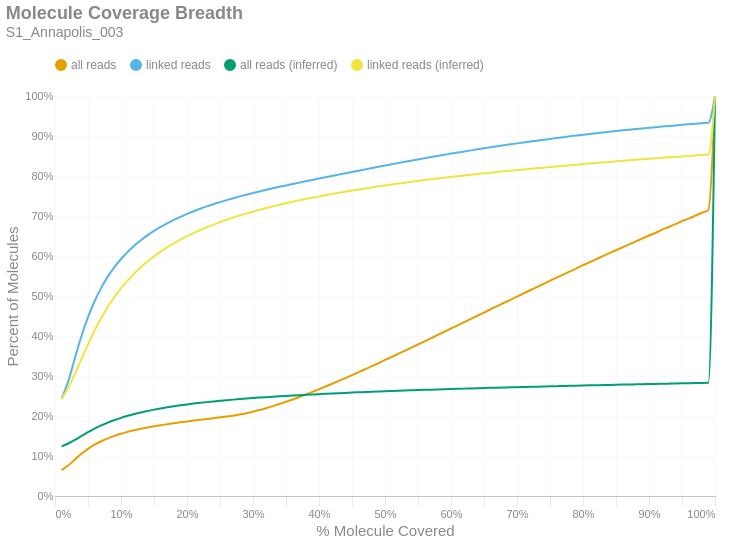

The notebook cell this image was saved under:
### Markdown cell above
### Molecule Read Coverage
This chart shows molecule coverage breadth as computed by the number of bases aligned to that molecule. In other words, "*how much of each unique long molecule is actually sequenced/aligned?*" Keep in mind there is a distinction between sequences and alignments, since some sequences belonging to a particular molecule may not align well and wouldn't appear in the alignment data. This chart also shows molecule coverage breadth as computed by the *inferred fragment* from which the aligned sequences originate. Unlike read coverage, this calculation takes into account the total insert size, including unsequenced gaps between the forward and reverse reads. Like the previous figures, these are cumulative percents.

### Code cell
if SKIPLR:
    print_html(f"Skipped")
else:
    binned_df = consolidated_hist(valids['coverage_bp'], mask, 0.01, True)
    binned_df_inf = consolidated_hist(valids['coverage_inserts'], mask, 0.01, True)
    binned_df = binned_df.with_columns(pl.lit(binned_df_inf['all reads (cumsum)']).alias('all reads (inferred)'))
    binned_df = binned_df.with_columns(pl.lit(binned_df_inf['linked reads (cumsum)']).alias('linked reads (inferred)'))
    binned_df = binned_df.with_columns(
        (pl.col('bin').cast(pl.Float64) + 0.01).alias('right_edge')
    )

    with SafeRender(binned_df):
        (
            density_plot(binned_df, 'Molecule Coverage Breadth', samplename, 'molcov', ['all reads (inferred)','linked reads (inferred)'])
            .encode(
                #x=alt.X('bin:Q', title="% Molecule Covered").axis(format = '%').scale(padding=0),
                x=alt.X('right_edge:Q', title="% Molecule Covered").axis(format='%').scale(padding=0),
                y=alt.Y('value:Q', title='Percent of Molecules')
                    .axis(format='%')
                    .stack(False)
                    .scale(domainMin=0, padding=0),
                color=alt.Color("key:N").scale(domain = ["all reads", "linked reads", "all reads (inferred)", "linked reads (inferred)"]),
                tooltip = [
                    alt.Tooltip("key:N", title = "Data Type"),
                    alt.Tooltip("range_label:N", title="% Molecule Covered"),
                    alt.Tooltip("value:Q", format = ".2%", title="% Molecules")
                ]
            )
        ).display()

### Figure 1 — Vega-Lite specification as saved in the notebook (floating-point values rounded to 4 significant figures)
{"width": "container", "height": 400, "config": {"title": {"anchor": "start", "dy": -15, "fontSize": 18, "color": "#888888", "subtitleColor": "#888888", "subtitleFontSize": 14}, "arc": {"fill": "#0072B2"}, "axis": {"domainColor": "#888888", "domainWidth": 0.5, "gridWidth": 0.2, "grid": false, "titleFontWeight": 400, "titleFontSize": 15, "labelFontSize": 11, "labelColor": "#888888", "tickColor": "#888888", "tickWidth": 0.2, "titleColor": "#888888"}, "axisBand": {"grid": false}, "axisX": {"grid": true, "tickSize": 10, "domainCap": "round"}, "axisY": {"domain": false, "grid": true, "tickSize": 0, "domainCap": "round"}, "background": "transparent", "header": {"labelFontSize": 15, "labelColor": "#888888", "titleFontSize": 15, "titleFontWeight": 600, "titleColor": "#888888"}, "legend": {"labelFont": "sans-serif", "labelFontSize": 12, "labelColor": "#888888", "symbolSize": 100, "symbolType": "circle", "titleFontSize": 12, "titlePadding": 10, "titleColor": "#888888", "title": null, "orient": "top"}, "range": {"category": ["#E69F00", "#56B4E9", "#009E73", "#F0E442", "#0072B2", "#D55E00", "#CC79A7", "#000000"], "diverging": ["#cfe8f3", "#a2d4ec", "#73bfe2", "#46abdb", "#1696d2", "#12719e"]}, "area": {"fill": "#0072B2", "fillOpacity": 0.7, "line": true, "strokeOpacity": 0.7}, "line": {"color": "#0072B2", "stroke": "#0072B2", "strokeWidth": 2}, "trail": {"color": "#0072B2", "stroke": "#0072B2", "strokeWidth": 0, "size": 1}, "point": {"filled": true, "fillOpacity": 1.0, "size": 95}, "text": {"color": "#888888", "fontSize": 11, "align": "right", "fontWeight": 400, "size": 11}, "bar": {"fill": "#0072B2", "stroke": null}, "view": {"stroke": null, "continuousWidth": 660, "continuousHeight": 400}}, "data": {"name": "data-7a03460217a7edcbdae15908ed5d087f"}, "mark": {"type": "line", "interpolate": "monotone", "point": {"opacity": 0, "size": 275}}, "encoding": {"color": {"field": "key", "scale": {"domain": ["all reads", "linked reads", "all reads (inferred)", "linked reads (inferred)"]}, "type": "nominal"}, "tooltip": [{"field": "key", "title": "Data Type", "type": "nominal"}, {"field": "range_label", "title": "% Molecule Covered", "type": "nominal"}, {"field": "value", "format": ".2%", "title": "% Molecules", "type": "quantitative"}], "x": {"axis": {"format": "%"}, "field": "right_edge", "scale": {"padding": 0}, "title": "% Molecule Covered", "type": "quantitative"}, "y": {"axis": {"format": "%"}, "field": "value", "scale": {"domainMin": 0, "padding": 0}, "stack": false, "title": "Percent of Molecules", "type": "quantitative"}}, "params": [{"name": "param_c36ac31b6afebe62", "select": {"type": "point", "fields": ["key"]}, "bind": "legend"}], "title": {"text": "Molecule Coverage Breadth", "subtitle": "S1_Annapolis_003"}, "transform": [{"fold": ["all reads (cumsum)", "linked reads (cumsum)", "all reads (inferred)", "linked reads (inferred)"]}, {"calculate": "replace(datum.key, ' (cumsum)', '')", "as": "key"}, {"filter": {"param": "param_c36ac31b6afebe62"}}], "usermeta": {"embedOptions": {"downloadFileName": "S1_Annapolis_003.molcov"}}, "$schema": "https://vega.github.io/schema/vega-lite/v6.1.0.json", "datasets": {"data-7a03460217a7edcbdae15908ed5d087f": [{"bin": "0.0", "interval": "0.0-0.01", "all reads": 0.06467, "linked reads": 0.243, "all reads (cumsum)": 0.06467, "linked reads (cumsum)": 0.243, "range_label": "0.0-0.01", "all reads (inferred)": 0.1239, "linked reads (inferred)": 0.2427, "right_edge": 0.01}, {"bin": "0.01", "interval": "0.01-0.02", "all reads": 0.01149, "linked reads": 0.04359, "all reads (cumsum)": 0.07616, "linked reads (cumsum)": 0.2865, "range_label": "0.01-0.02", "all reads (inferred)": 0.1313, "linked reads (inferred)": 0.2707, "right_edge": 0.02}, {"bin": "0.02", "interval": "0.02-0.03", "all reads": 0.01492, "linked reads": 0.05737, "all reads (cumsum)": 0.09109, "linked reads (cumsum)": 0.3439, "range_label": "0.02-0.03", "all reads (inferred)": 0.1402, "linked reads (inferred)": 0.3047, "right_edge": 0.03}, {"bin": "0.03", "interval": "0.03-0.04", "all reads": 0.01439, "linked reads": 0.05538, "all reads (cumsum)": 0.1055, "linked reads (cumsum)": 0.3993, "range_label": "0.03-0.04", "all reads (inferred)": 0.1499, "linked reads (inferred)": 0.3422, "right_edge": 0.04}, {"bin": "0.04", "interval": "0.04-0.05", "all reads": 0.0124, "linked reads": 0.04783, "all reads (cumsum)": 0.1179, "linked reads (cumsum)": 0.4471, "range_label": "0.04-0.05", "all reads (inferred)": 0.1595, "linked reads (inferred)": 0.3792, "right_edge": 0.05}, {"bin": "0.05", "interval": "0.05-0.06", "all reads": 0.01033, "linked reads": 0.03981, "all reads (cumsum)": 0.1282, "linked reads (cumsum)": 0.4869, "range_label": "0.05-0.06", "all reads (inferred)": 0.1684, "linked reads (inferred)": 0.4137, "right_edge": 0.06}, {"bin": "0.06", "interval": "0.06-0.07", "all reads": 0.008667, "linked reads": 0.03343, "all reads (cumsum)": 0.1369, "linked reads (cumsum)": 0.5204, "range_label": "0.06-0.07", "all reads (inferred)": 0.1764, "linked reads (inferred)": 0.4448, "right_edge": 0.07}, {"bin": "0.07", "interval": "0.07-0.08", "all reads": 0.007286, "linked reads": 0.02809, "all reads (cumsum)": 0.1442, "linked reads (cumsum)": 0.5485, "range_label": "0.07-0.08", "all reads (inferred)": 0.1835, "linked reads (inferred)": 0.4725, "right_edge": 0.08}, {"bin": "0.08", "interval": "0.08-0.09", "all reads": 0.00619, "linked reads": 0.02378, "all reads (cumsum)": 0.1504, "linked reads (cumsum)": 0.5722, "range_label": "0.08-0.09", "all reads (inferred)": 0.1898, "linked reads (inferred)": 0.4973, "right_edge": 0.09}, {"bin": "0.09", "interval": "0.09-0.1", "all reads": 0.005301, "linked reads": 0.0203, "all reads (cumsum)": 0.1557, "linked reads (cumsum)": 0.5925, "range_label": "0.09-0.1", "all reads (inferred)": 0.1954, "linked reads (inferred)": 0.519, "right_edge": 0.1}, {"bin": "0.1", "interval": "0.1-0.11", "all reads": 0.004628, "linked reads": 0.01765, "all reads (cumsum)": 0.1603, "linked reads (cumsum)": 0.6102, "range_label": "0.1-0.11", "all reads (inferred)": 0.2004, "linked reads (inferred)": 0.5385, "right_edge": 0.11}, {"bin": "0.11", "interval": "0.11-0.12", "all reads": 0.004031, "linked reads": 0.01534, "all reads (cumsum)": 0.1643, "linked reads (cumsum)": 0.6255, "range_label": "0.11-0.12", "all reads (inferred)": 0.2049, "linked reads (inferred)": 0.556, "right_edge": 0.12}, {"bin": "0.12", "interval": "0.12-0.13", "all reads": 0.003645, "linked reads": 0.01383, "all reads (cumsum)": 0.168, "linked reads (cumsum)": 0.6393, "range_label": "0.12-0.13", "all reads (inferred)": 0.2089, "linked reads (inferred)": 0.5717, "right_edge": 0.13}, {"bin": "0.13", "interval": "0.13-0.14", "all reads": 0.003256, "linked reads": 0.01227, "all reads (cumsum)": 0.1712, "linked reads (cumsum)": 0.6516, "range_label": "0.13-0.14", "all reads (inferred)": 0.2126, "linked reads (inferred)": 0.586, "right_edge": 0.14}, {"bin": "0.14", "interval": "0.14-0.15", "all reads": 0.00297, "linked reads": 0.01102, "all reads (cumsum)": 0.1742, "linked reads (cumsum)": 0.6626, "range_label": "0.14-0.15", "all reads (inferred)": 0.216, "linked reads (inferred)": 0.599, "right_edge": 0.15}, {"bin": "0.15", "interval": "0.15-0.16", "all reads": 0.002729, "linked reads": 0.01, "all reads (cumsum)": 0.1769, "linked reads (cumsum)": 0.6726, "range_label": "0.15-0.16", "all reads (inferred)": 0.219, "linked reads (inferred)": 0.6109, "right_edge": 0.16}, {"bin": "0.16", "interval": "0.16-0.17", "all reads": 0.002526, "linked reads": 0.009084, "all reads (cumsum)": 0.1794, "linked reads (cumsum)": 0.6817, "range_label": "0.16-0.17", "all reads (inferred)": 0.2218, "linked reads (inferred)": 0.6217, "right_edge": 0.17}, {"bin": "0.17", "interval": "0.17-0.18", "all reads": 0.002457, "linked reads": 0.008586, "all reads (cumsum)": 0.1819, "linked reads (cumsum)": 0.6903, "range_label": "0.17-0.18", "all reads (inferred)": 0.2243, "linked reads (inferred)": 0.6316, "right_edge": 0.18}, {"bin": "0.18", "interval": "0.18-0.19", "all reads": 0.002282, "linked reads": 0.007717, "all reads (cumsum)": 0.1842, "linked reads (cumsum)": 0.698, "range_label": "0.18-0.19", "all reads (inferred)": 0.2267, "linked reads (inferred)": 0.6408, "right_edge": 0.19}, {"bin": "0.19", "interval": "0.19-0.2", "all reads": 0.002199, "linked reads": 0.0072, "all reads (cumsum)": 0.1864, "linked reads (cumsum)": 0.7052, "range_label": "0.19-0.2", "all reads (inferred)": 0.2289, "linked reads (inferred)": 0.6494, "right_edge": 0.2}, {"bin": "0.2", "interval": "0.2-0.21", "all reads": 0.002108, "linked reads": 0.006636, "all reads (cumsum)": 0.1885, "linked reads (cumsum)": 0.7119, "range_label": "0.2-0.21", "all reads (inferred)": 0.231, "linked reads (inferred)": 0.6574, "right_edge": 0.21}, {"bin": "0.21", "interval": "0.21-0.22", "all reads": 0.002064, "linked reads": 0.006274, "all reads (cumsum)": 0.1905, "linked reads (cumsum)": 0.7181, "range_label": "0.21-0.22", "all reads (inferred)": 0.2329, "linked reads (inferred)": 0.6649, "right_edge": 0.22}, {"bin": "0.22", "interval": "0.22-0.23", "all reads": 0.002025, "linked reads": 0.005825, "all reads (cumsum)": 0.1926, "linked reads (cumsum)": 0.724, "range_label": "0.22-0.23", "all reads (inferred)": 0.2347, "linked reads (inferred)": 0.6718, "right_edge": 0.23}, {"bin": "0.23", "interval": "0.23-0.24", "all reads": 0.002026, "linked reads": 0.005565, "all reads (cumsum)": 0.1946, "linked reads (cumsum)": 0.7295, "range_label": "0.23-0.24", "all reads (inferred)": 0.2364, "linked reads (inferred)": 0.6784, "right_edge": 0.24}, {"bin": "0.24", "interval": "0.24-0.25", "all reads": 0.001996, "linked reads": 0.005175, "all reads (cumsum)": 0.1966, "linked reads (cumsum)": 0.7347, "range_label": "0.24-0.25", "all reads (inferred)": 0.238, "linked reads (inferred)": 0.6846, "right_edge": 0.25}, {"bin": "0.25", "interval": "0.25-0.26", "all reads": 0.002043, "linked reads": 0.005003, "all reads (cumsum)": 0.1986, "linked reads (cumsum)": 0.7397, "range_label": "0.25-0.26", "all reads (inferred)": 0.2395, "linked reads (inferred)": 0.6905, "right_edge": 0.26}, {"bin": "0.26", "interval": "0.26-0.27", "all reads": 0.002225, "linked reads": 0.004746, "all reads (cumsum)": 0.2009, "linked reads (cumsum)": 0.7444, "range_label": "0.26-0.27", "all reads (inferred)": 0.2409, "linked reads (inferred)": 0.696, "right_edge": 0.27}, {"bin": "0.27", "interval": "0.27-0.28", "all reads": 0.002679, "linked reads": 0.004527, "all reads (cumsum)": 0.2035, "linked reads (cumsum)": 0.749, "range_label": "0.27-0.28", "all reads (inferred)": 0.2423, "linked reads (inferred)": 0.7012, "right_edge": 0.28}, {"bin": "0.28", "interval": "0.28-0.29", "all reads": 0.003252, "linked reads": 0.004359, "all reads (cumsum)": 0.2068, "linked reads (cumsum)": 0.7533, "range_label": "0.28-0.29", "all reads (inferred)": 0.2436, "linked reads (inferred)": 0.7062, "right_edge": 0.29}, {"bin": "0.29", "interval": "0.29-0.3", "all reads": 0.00382, "linked reads": 0.004152, "all reads (cumsum)": 0.2106, "linked reads (cumsum)": 0.7575, "range_label": "0.29-0.3", "all reads (inferred)": 0.2448, "linked reads (inferred)": 0.7109, "right_edge": 0.3}, {"bin": "0.3", "interval": "0.3-0.31", "all reads": 0.004246, "linked reads": 0.003998, "all reads (cumsum)": 0.2149, "linked reads (cumsum)": 0.7615, "range_label": "0.3-0.31", "all reads (inferred)": 0.246, "linked reads (inferred)": 0.7155, "right_edge": 0.31}, {"bin": "0.31", "interval": "0.31-0.32", "all reads": 0.004689, "linked reads": 0.003948, "all reads (cumsum)": 0.2196, "linked reads (cumsum)": 0.7654, "range_label": "0.31-0.32", "all reads (inferred)": 0.2471, "linked reads (inferred)": 0.7198, "right_edge": 0.32}, {"bin": "0.32", "interval": "0.32-0.33", "all reads": 0.005037, "linked reads": 0.003738, "all reads (cumsum)": 0.2246, "linked reads (cumsum)": 0.7692, "range_label": "0.32-0.33", "all reads (inferred)": 0.2482, "linked reads (inferred)": 0.724, "right_edge": 0.33}, {"bin": "0.33", "interval": "0.33-0.34", "all reads": 0.005302, "linked reads": 0.003705, "all reads (cumsum)": 0.2299, "linked reads (cumsum)": 0.7729, "range_label": "0.33-0.34", "all reads (inferred)": 0.2492, "linked reads (inferred)": 0.728, "right_edge": 0.34}, {"bin": "0.34", "interval": "0.34-0.35", "all reads": 0.005598, "linked reads": 0.003609, "all reads (cumsum)": 0.2355, "linked reads (cumsum)": 0.7765, "range_label": "0.34-0.35", "all reads (inferred)": 0.2502, "linked reads (inferred)": 0.7319, "right_edge": 0.35}, {"bin": "0.35", "interval": "0.35-0.36", "all reads": 0.005851, "linked reads": 0.003492, "all reads (cumsum)": 0.2413, "linked reads (cumsum)": 0.78, "range_label": "0.35-0.36", "all reads (inferred)": 0.2512, "linked reads (inferred)": 0.7356, "right_edge": 0.36}, {"bin": "0.36", "interval": "0.36-0.37", "all reads": 0.006064, "linked reads": 0.003503, "all reads (cumsum)": 0.2474, "linked reads (cumsum)": 0.7835, "range_label": "0.36-0.37", "all reads (inferred)": 0.2521, "linked reads (inferred)": 0.7391, "right_edge": 0.37}, {"bin": "0.37", "interval": "0.37-0.38", "all reads": 0.006336, "linked reads": 0.003426, "all reads (cumsum)": 0.2537, "linked reads (cumsum)": 0.7869, "range_label": "0.37-0.38", "all reads (inferred)": 0.253, "linked reads (inferred)": 0.7425, "right_edge": 0.38}, {"bin": "0.38", "interval": "0.38-0.39", "all reads": 0.006466, "linked reads": 0.003317, "all reads (cumsum)": 0.2602, "linked reads (cumsum)": 0.7902, "range_label": "0.38-0.39", "all reads (inferred)": 0.2538, "linked reads (inferred)": 0.7458, "right_edge": 0.39}, {"bin": "0.39", "interval": "0.39-0.4", "all reads": 0.006763, "linked reads": 0.003414, "all reads (cumsum)": 0.267, "linked reads (cumsum)": 0.7936, "range_label": "0.39-0.4", "all reads (inferred)": 0.2547, "linked reads (inferred)": 0.749, "right_edge": 0.4}, {"bin": "0.4", "interval": "0.4-0.41", "all reads": 0.006678, "linked reads": 0.003258, "all reads (cumsum)": 0.2736, "linked reads (cumsum)": 0.7969, "range_label": "0.4-0.41", "all reads (inferred)": 0.2555, "linked reads (inferred)": 0.7521, "right_edge": 0.41}, {"bin": "0.41", "interval": "0.41-0.42", "all reads": 0.00693, "linked reads": 0.003319, "all reads (cumsum)": 0.2806, "linked reads (cumsum)": 0.8002, "range_label": "0.41-0.42", "all reads (inferred)": 0.2563, "linked reads (inferred)": 0.7551, "right_edge": 0.42}, {"bin": "0.42", "interval": "0.42-0.43", "all reads": 0.007089, "linked reads": 0.003241, "all reads (cumsum)": 0.2877, "linked reads (cumsum)": 0.8035, "range_label": "0.42-0.43", "all reads (inferred)": 0.257, "linked reads (inferred)": 0.7581, "right_edge": 0.43}, {"bin": "0.43", "interval": "0.43-0.44", "all reads": 0.007175, "linked reads": 0.003332, "all reads (cumsum)": 0.2948, "linked reads (cumsum)": 0.8068, "range_label": "0.43-0.44", "all reads (inferred)": 0.2578, "linked reads (inferred)": 0.7609, "right_edge": 0.44}, {"bin": "0.44", "interval": "0.44-0.45", "all reads": 0.007299, "linked reads": 0.003307, "all reads (cumsum)": 0.3021, "linked reads (cumsum)": 0.8101, "range_label": "0.44-0.45", "all reads (inferred)": 0.2585, "linked reads (inferred)": 0.7636, "right_edge": 0.45}, {"bin": "0.45", "interval": "0.45-0.46", "all reads": 0.007419, "linked reads": 0.00327, "all reads (cumsum)": 0.3096, "linked reads (cumsum)": 0.8134, "range_label": "0.45-0.46", "all reads (inferred)": 0.2592, "linked reads (inferred)": 0.7663, "right_edge": 0.46}, {"bin": "0.46", "interval": "0.46-0.47", "all reads": 0.007357, "linked reads": 0.003161, "all reads (cumsum)": 0.3169, "linked reads (cumsum)": 0.8165, "range_label": "0.46-0.47", "all reads (inferred)": 0.2599, "linked reads (inferred)": 0.7689, "right_edge": 0.47}, {"bin": "0.47", "interval": "0.47-0.48", "all reads": 0.0076, "linked reads": 0.003213, "all reads (cumsum)": 0.3245, "linked reads (cumsum)": 0.8197, "range_label": "0.47-0.48", "all reads (inferred)": 0.2605, "linked reads (inferred)": 0.7715, "right_edge": 0.48}, {"bin": "0.48", "interval": "0.48-0.49", "all reads": 0.007399, "linked reads": 0.00317, "all reads (cumsum)": 0.3319, "linked reads (cumsum)": 0.8229, "range_label": "0.48-0.49", "all reads (inferred)": 0.2612, "linked reads (inferred)": 0.774, "right_edge": 0.49}, {"bin": "0.49", "interval": "0.49-0.5", "all reads": 0.008188, "linked reads": 0.003225, "all reads (cumsum)": 0.3401, "linked reads (cumsum)": 0.8261, "range_label": "0.49-0.5", "all reads (inferred)": 0.2618, "linked reads (inferred)": 0.7764, "right_edge": 0.5}, {"bin": "0.5", "interval": "0.5-0.51", "all reads": 0.007127, "linked reads": 0.002994, "all reads (cumsum)": 0.3472, "linked reads (cumsum)": 0.8291, "range_label": "0.5-0.51", "all reads (inferred)": 0.2625, "linked reads (inferred)": 0.7788, "right_edge": 0.51}, {"bin": "0.51", "interval": "0.51-0.52", "all reads": 0.008028, "linked reads": 0.003169, "all reads (cumsum)": 0.3553, "linked reads (cumsum)": 0.8323, "range_label": "0.51-0.52", "all reads (inferred)": 0.2631, "linked reads (inferred)": 0.7811, "right_edge": 0.52}, {"bin": "0.52", "interval": "0.52-0.53", "all reads": 0.007734, "linked reads": 0.003101, "all reads (cumsum)": 0.363, "linked reads (cumsum)": 0.8354, "range_label": "0.52-0.53", "all reads (inferred)": 0.2636, "linked reads (inferred)": 0.7833, "right_edge": 0.53}, {"bin": "0.53", "interval": "0.53-0.54", "all reads": 0.007908, "linked reads": 0.002993, "all reads (cumsum)": 0.3709, "linked reads (cumsum)": 0.8384, "range_label": "0.53-0.54", "all reads (inferred)": 0.2642, "linked reads (inferred)": 0.7854, "right_edge": 0.54}, {"bin": "0.54", "interval": "0.54-0.55", "all reads": 0.007778, "linked reads": 0.002997, "all reads (cumsum)": 0.3787, "linked reads (cumsum)": 0.8414, "range_label": "0.54-0.55", "all reads (inferred)": 0.2648, "linked reads (inferred)": 0.7876, "right_edge": 0.55}, {"bin": "0.55", "interval": "0.55-0.56", "all reads": 0.008016, "linked reads": 0.003019, "all reads (cumsum)": 0.3867, "linked reads (cumsum)": 0.8444, "range_label": "0.55-0.56", "all reads (inferred)": 0.2654, "linked reads (inferred)": 0.7897, "right_edge": 0.56}, {"bin": "0.56", "interval": "0.56-0.57", "all reads": 0.008066, "linked reads": 0.002988, "all reads (cumsum)": 0.3948, "linked reads (cumsum)": 0.8474, "range_label": "0.56-0.57", "all reads (inferred)": 0.2659, "linked reads (inferred)": 0.7918, "right_edge": 0.57}, {"bin": "0.57", "interval": "0.57-0.58", "all reads": 0.007854, "linked reads": 0.002855, "all reads (cumsum)": 0.4026, "linked reads (cumsum)": 0.8502, "range_label": "0.57-0.58", "all reads (inferred)": 0.2664, "linked reads (inferred)": 0.7937, "right_edge": 0.58}, {"bin": "0.58", "interval": "0.58-0.59", "all reads": 0.008033, "linked reads": 0.002867, "all reads (cumsum)": 0.4106, "linked reads (cumsum)": 0.8531, "range_label": "0.58-0.59", "all reads (inferred)": 0.2669, "linked reads (inferred)": 0.7957, "right_edge": 0.59}, {"bin": "0.59", "interval": "0.59-0.6", "all reads": 0.008163, "linked reads": 0.00286, "all reads (cumsum)": 0.4188, "linked reads (cumsum)": 0.856, "range_label": "0.59-0.6", "all reads (inferred)": 0.2675, "linked reads (inferred)": 0.7976, "right_edge": 0.6}, {"bin": "0.6", "interval": "0.6-0.61", "all reads": 0.007772, "linked reads": 0.00261, "all reads (cumsum)": 0.4266, "linked reads (cumsum)": 0.8586, "range_label": "0.6-0.61", "all reads (inferred)": 0.268, "linked reads (inferred)": 0.7995, "right_edge": 0.61}, {"bin": "0.61", "interval": "0.61-0.62", "all reads": 0.008127, "linked reads": 0.002769, "all reads (cumsum)": 0.4347, "linked reads (cumsum)": 0.8614, "range_label": "0.61-0.62", "all reads (inferred)": 0.2684, "linked reads (inferred)": 0.8013, "right_edge": 0.62}, {"bin": "0.62", "interval": "0.62-0.63", "all reads": 0.007959, "linked reads": 0.002717, "all reads (cumsum)": 0.4427, "linked reads (cumsum)": 0.8641, "range_label": "0.62-0.63", "all reads (inferred)": 0.2689, "linked reads (inferred)": 0.8031, "right_edge": 0.63}, {"bin": "0.63", "interval": "0.63-0.64", "all reads": 0.007984, "linked reads": 0.002689, "all reads (cumsum)": 0.4507, "linked reads (cumsum)": 0.8668, "range_label": "0.63-0.64", "all reads (inferred)": 0.2694, "linked reads (inferred)": 0.8049, "right_edge": 0.64}, {"bin": "0.64", "interval": "0.64-0.65", "all reads": 0.00797, "linked reads": 0.002564, "all reads (cumsum)": 0.4586, "linked reads (cumsum)": 0.8693, "range_label": "0.64-0.65", "all reads (inferred)": 0.2699, "linked reads (inferred)": 0.8066, "right_edge": 0.65}, {"bin": "0.65", "interval": "0.65-0.66", "all reads": 0.008264, "linked reads": 0.002598, "all reads (cumsum)": 0.4669, "linked reads (cumsum)": 0.8719, "range_label": "0.65-0.66", "all reads (inferred)": 0.2703, "linked reads (inferred)": 0.8083, "right_edge": 0.66}, {"bin": "0.66", "interval": "0.66-0.67", "all reads": 0.007826, "linked reads": 0.002356, "all reads (cumsum)": 0.4747, "linked reads (cumsum)": 0.8743, "range_label": "0.66-0.67", "all reads (inferred)": 0.2708, "linked reads (inferred)": 0.81, "right_edge": 0.67}, {"bin": "0.67", "interval": "0.67-0.68", "all reads": 0.007996, "linked reads": 0.002486, "all reads (cumsum)": 0.4827, "linked reads (cumsum)": 0.8768, "range_label": "0.67-0.68", "all reads (inferred)": 0.2712, "linked reads (inferred)": 0.8116, "right_edge": 0.68}, {"bin": "0.68", "interval": "0.68-0.69", "all reads": 0.00784, "linked reads": 0.002367, "all reads (cumsum)": 0.4905, "linked reads (cumsum)": 0.8791, "range_label": "0.68-0.69", "all reads (inferred)": 0.2716, "linked reads (inferred)": 0.8131, "right_edge": 0.69}, {"bin": "0.69", "interval": "0.69-0.7", "all reads": 0.008116, "linked reads": 0.002435, "all reads (cumsum)": 0.4987, "linked reads (cumsum)": 0.8816, "range_label": "0.69-0.7", "all reads (inferred)": 0.2721, "linked reads (inferred)": 0.8148, "right_edge": 0.7}, {"bin": "0.7", "interval": "0.7-0.71", "all reads": 0.007816, "linked reads": 0.002342, "all reads (cumsum)": 0.5065, "linked reads (cumsum)": 0.8839, "range_label": "0.7-0.71", "all reads (inferred)": 0.2725, "linked reads (inferred)": 0.8163, "right_edge": 0.71}, {"bin": "0.71", "interval": "0.71-0.72", "all reads": 0.007828, "linked reads": 0.002244, "all reads (cumsum)": 0.5143, "linked reads (cumsum)": 0.8862, "range_label": "0.71-0.72", "all reads (inferred)": 0.2729, "linked reads (inferred)": 0.8179, "right_edge": 0.72}, {"bin": "0.72", "interval": "0.72-0.73", "all reads": 0.00794, "linked reads": 0.002214, "all reads (cumsum)": 0.5222, "linked reads (cumsum)": 0.8884, "range_label": "0.72-0.73", "all reads (inferred)": 0.2733, "linked reads (inferred)": 0.8194, "right_edge": 0.73}, {"bin": "0.73", "interval": "0.73-0.74", "all reads": 0.007732, "linked reads": 0.002182, "all reads (cumsum)": 0.53, "linked reads (cumsum)": 0.8905, "range_label": "0.73-0.74", "all reads (inferred)": 0.2738, "linked reads (inferred)": 0.8209, "right_edge": 0.74}, {"bin": "0.74", "interval": "0.74-0.75", "all reads": 0.008215, "linked reads": 0.002233, "all reads (cumsum)": 0.5382, "linked reads (cumsum)": 0.8928, "range_label": "0.74-0.75", "all reads (inferred)": 0.2742, "linked reads (inferred)": 0.8224, "right_edge": 0.75}, {"bin": "0.75", "interval": "0.75-0.76", "all reads": 0.007609, "linked reads": 0.002118, "all reads (cumsum)": 0.5458, "linked reads (cumsum)": 0.8949, "range_label": "0.75-0.76", "all reads (inferred)": 0.2746, "linked reads (inferred)": 0.8239, "right_edge": 0.76}, {"bin": "0.76", "interval": "0.76-0.77", "all reads": 0.007817, "linked reads": 0.00211, "all reads (cumsum)": 0.5536, "linked reads (cumsum)": 0.897, "range_label": "0.76-0.77", "all reads (inferred)": 0.275, "linked reads (inferred)": 0.8254, "right_edge": 0.77}, {"bin": "0.77", "interval": "0.77-0.78", "all reads": 0.007716, "linked reads": 0.002109, "all reads (cumsum)": 0.5613, "linked reads (cumsum)": 0.8991, "range_label": "0.77-0.78", "all reads (inferred)": 0.2754, "linked reads (inferred)": 0.8268, "right_edge": 0.78}, {"bin": "0.78", "interval": "0.78-0.79", "all reads": 0.007642, "linked reads": 0.002006, "all reads (cumsum)": 0.569, "linked reads (cumsum)": 0.9011, "range_label": "0.78-0.79", "all reads (inferred)": 0.2758, "linked reads (inferred)": 0.8283, "right_edge": 0.79}, {"bin": "0.79", "interval": "0.79-0.8", "all reads": 0.008023, "linked reads": 0.002022, "all reads (cumsum)": 0.577, "linked reads (cumsum)": 0.9031, "range_label": "0.79-0.8", "all reads (inferred)": 0.2762, "linked reads (inferred)": 0.8297, "right_edge": 0.8}, {"bin": "0.8", "interval": "0.8-0.81", "all reads": 0.007322, "linked reads": 0.001901, "all reads (cumsum)": 0.5843, "linked reads (cumsum)": 0.905, "range_label": "0.8-0.81", "all reads (inferred)": 0.2766, "linked reads (inferred)": 0.8311, "right_edge": 0.81}, {"bin": "0.81", "interval": "0.81-0.82", "all reads": 0.00756, "linked reads": 0.001891, "all reads (cumsum)": 0.5919, "linked reads (cumsum)": 0.9069, "range_label": "0.81-0.82", "all reads (inferred)": 0.277, "linked reads (inferred)": 0.8325, "right_edge": 0.82}, {"bin": "0.82", "interval": "0.82-0.83", "all reads": 0.007644, "linked reads": 0.001843, "all reads (cumsum)": 0.5995, "linked reads (cumsum)": 0.9088, "range_label": "0.82-0.83", "all reads (inferred)": 0.2773, "linked reads (inferred)": 0.8339, "right_edge": 0.83}, {"bin": "0.83", "interval": "0.83-0.84", "all reads": 0.007545, "linked reads": 0.001791, "all reads (cumsum)": 0.6071, "linked reads (cumsum)": 0.9106, "range_label": "0.83-0.84", "all reads (inferred)": 0.2777, "linked reads (inferred)": 0.8353, "right_edge": 0.84}, {"bin": "0.84", "interval": "0.84-0.85", "all reads": 0.007386, "linked reads": 0.00176, "all reads (cumsum)": 0.6145, "linked reads (cumsum)": 0.9123, "range_label": "0.84-0.85", "all reads (inferred)": 0.2781, "linked reads (inferred)": 0.8366, "right_edge": 0.85}, {"bin": "0.85", "interval": "0.85-0.86", "all reads": 0.007454, "linked reads": 0.001756, "all reads (cumsum)": 0.6219, "linked reads (cumsum)": 0.9141, "range_label": "0.85-0.86", "all reads (inferred)": 0.2785, "linked reads (inferred)": 0.8379, "right_edge": 0.86}, {"bin": "0.86", "interval": "0.86-0.87", "all reads": 0.007246, "linked reads": 0.001678, "all reads (cumsum)": 0.6292, "linked reads (cumsum)": 0.9158, "range_label": "0.86-0.87", "all reads (inferred)": 0.2788, "linked reads (inferred)": 0.8392, "right_edge": 0.87}, {"bin": "0.87", "interval": "0.87-0.88", "all reads": 0.007506, "linked reads": 0.001646, "all reads (cumsum)": 0.6367, "linked reads (cumsum)": 0.9174, "range_label": "0.87-0.88", "all reads (inferred)": 0.2792, "linked reads (inferred)": 0.8405, "right_edge": 0.88}, {"bin": "0.88", "interval": "0.88-0.89", "all reads": 0.007208, "linked reads": 0.001606, "all reads (cumsum)": 0.6439, "linked reads (cumsum)": 0.919, "range_label": "0.88-0.89", "all reads (inferred)": 0.2795, "linked reads (inferred)": 0.8418, "right_edge": 0.89}, {"bin": "0.89", "interval": "0.89-0.9", "all reads": 0.007348, "linked reads": 0.001559, "all reads (cumsum)": 0.6512, "linked reads (cumsum)": 0.9206, "range_label": "0.89-0.9", "all reads (inferred)": 0.2799, "linked reads (inferred)": 0.843, "right_edge": 0.9}, {"bin": "0.9", "interval": "0.9-0.91", "all reads": 0.006867, "linked reads": 0.001513, "all reads (cumsum)": 0.6581, "linked reads (cumsum)": 0.9221, "range_label": "0.9-0.91", "all reads (inferred)": 0.2802, "linked reads (inferred)": 0.8442, "right_edge": 0.91}, {"bin": "0.91", "interval": "0.91-0.92", "all reads": 0.007794, "linked reads": 0.001488, "all reads (cumsum)": 0.6659, "linked reads (cumsum)": 0.9236, "range_label": "0.91-0.92", "all reads (inferred)": 0.2806, "linked reads (inferred)": 0.8454, "right_edge": 0.92}, {"bin": "0.92", "interval": "0.92-0.93", "all reads": 0.006571, "linked reads": 0.001445, "all reads (cumsum)": 0.6725, "linked reads (cumsum)": 0.925, "range_label": "0.92-0.93", "all reads (inferred)": 0.2809, "linked reads (inferred)": 0.8466, "right_edge": 0.93}, {"bin": "0.93", "interval": "0.93-0.94", "all reads": 0.007146, "linked reads": 0.001465, "all reads (cumsum)": 0.6796, "linked reads (cumsum)": 0.9265, "range_label": "0.93-0.94", "all reads (inferred)": 0.2812, "linked reads (inferred)": 0.8478, "right_edge": 0.94}, {"bin": "0.94", "interval": "0.94-0.95", "all reads": 0.007593, "linked reads": 0.00146, "all reads (cumsum)": 0.6872, "linked reads (cumsum)": 0.928, "range_label": "0.94-0.95", "all reads (inferred)": 0.2816, "linked reads (inferred)": 0.8489, "right_edge": 0.95}, {"bin": "0.95", "interval": "0.95-0.96", "all reads": 0.006326, "linked reads": 0.001345, "all reads (cumsum)": 0.6935, "linked reads (cumsum)": 0.9293, "range_label": "0.95-0.96", "all reads (inferred)": 0.2819, "linked reads (inferred)": 0.8501, "right_edge": 0.96}, {"bin": "0.96", "interval": "0.96-0.97", "all reads": 0.007242, "linked reads": 0.001308, "all reads (cumsum)": 0.7008, "linked reads (cumsum)": 0.9306, "range_label": "0.96-0.97", "all reads (inferred)": 0.2823, "linked reads (inferred)": 0.8513, "right_edge": 0.97}, {"bin": "0.97", "interval": "0.97-0.98", "all reads": 0.007407, "linked reads": 0.001285, "all reads (cumsum)": 0.7082, "linked reads (cumsum)": 0.9319, "range_label": "0.97-0.98", "all reads (inferred)": 0.2827, "linked reads (inferred)": 0.8525, "right_edge": 0.98}, {"bin": "0.98", "interval": "0.98-0.99", "all reads": 0.006693, "linked reads": 0.001347, "all reads (cumsum)": 0.7149, "linked reads (cumsum)": 0.9332, "range_label": "0.98-0.99", "all reads (inferred)": 0.2831, "linked reads (inferred)": 0.8537, "right_edge": 0.99}, {"bin": "0.99", "interval": "0.99-1.0", "all reads": 0.2851, "linked reads": 0.06676, "all reads (cumsum)": 1.0, "linked reads (cumsum)": 1.0, "range_label": "0.99-1.0", "all reads (inferred)": 1.0, "linked reads (inferred)": 1.0, "right_edge": 1.0}]}}
